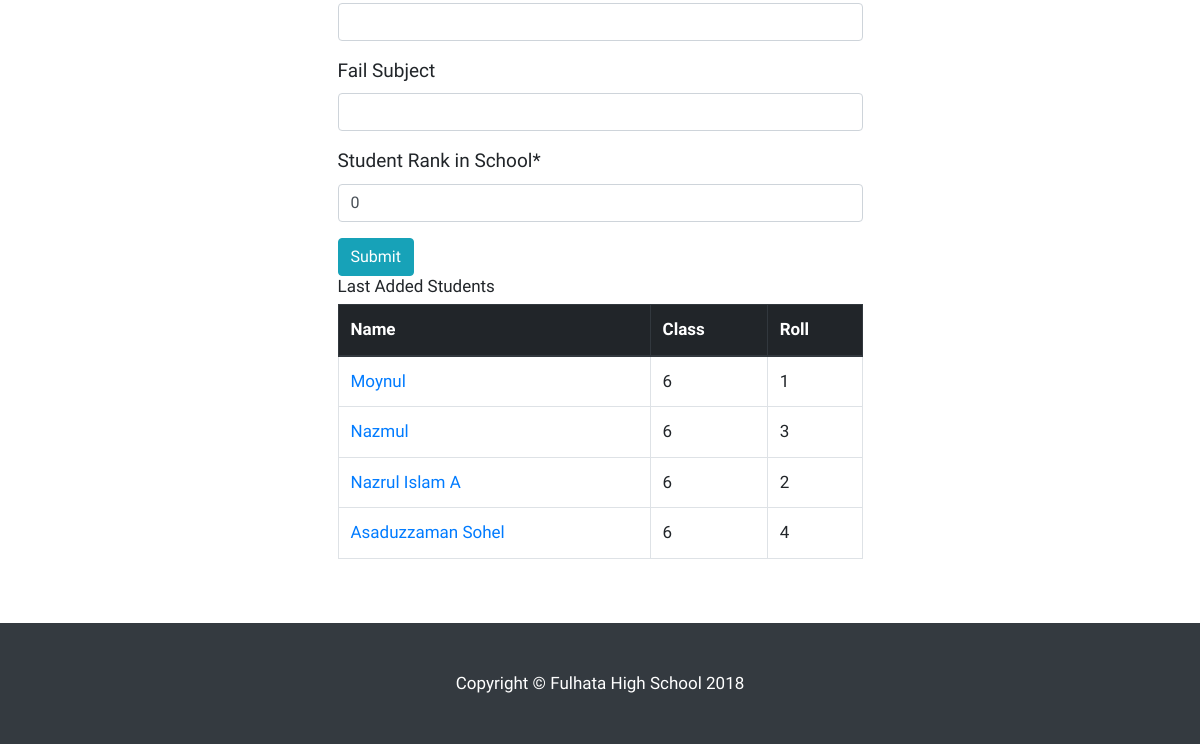
Page /results/student_add/ (signed in, lower part) on the earlier database version.
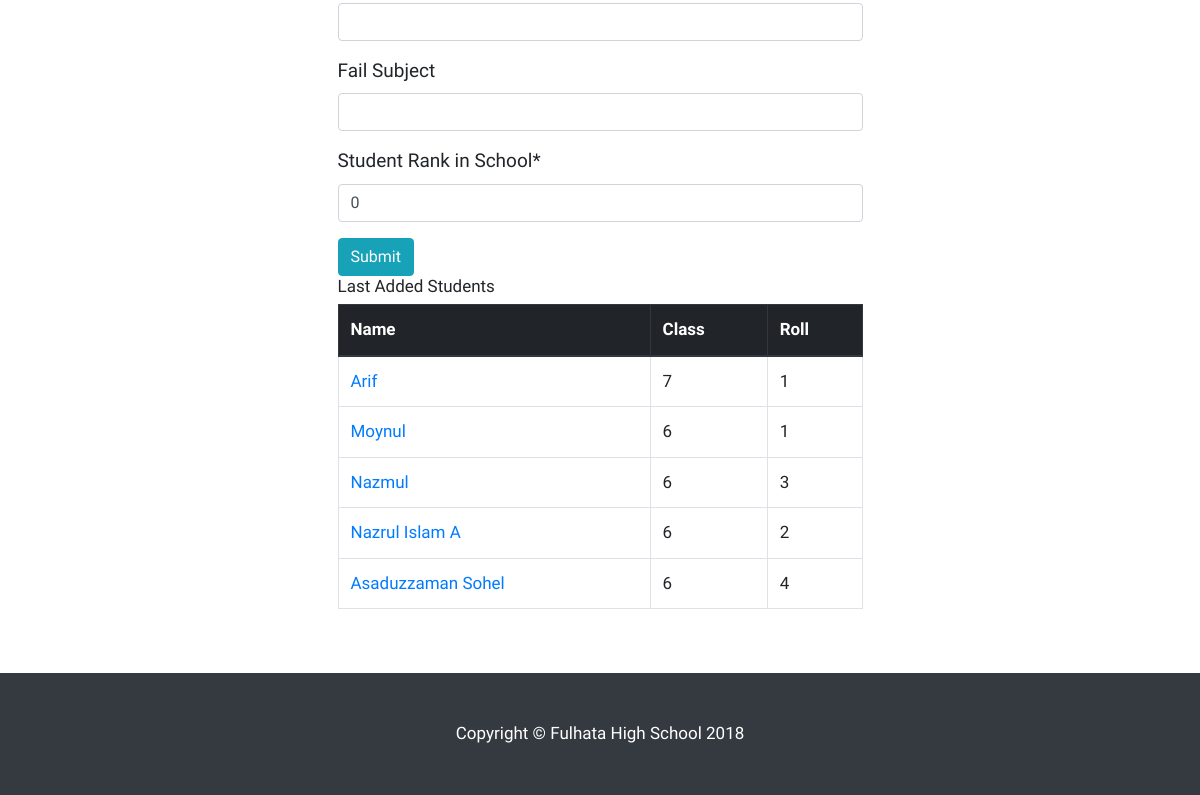
Same page on the later database version.
### results/models.py (models this page shows, shortened)
class StdCommon(models.Model):
    pub_date = models.DateTimeField(auto_now_add=True)
    update_date = models.DateTimeField(auto_now=True)

class StudentInfo(StdCommon):
    std_name = models.CharField('Student Name',max_length=100, help_text='Type only student Full Name like as Nazmul Islam or Nazrul Islam')
    std_class = models.CharField('Student Class',max_length=2, choices=STD_CLASS, default=6, help_text='Select a class')
    std_roll = models.IntegerField('Roll Number',help_text='Type Student Roll Number (Only Number)')
    std_group=models.CharField('Group', choices=STD_GROUP, max_length=1, default='G')
    std_gender=models.CharField('Gender', max_length=10, choices=STD_GENDER, default='MALE')
    std_subjects = models.ManyToManyField(StdSubject)
    std_total_marks = models.FloatField('Total Marks', default=0, blank=True, null=True)
    std_gpa = models.CharField('GPA', max_length=50,default='F', blank=True, null=True)
    std_grade_point_total_sum=models.FloatField('Total Avg Number per Subject', blank=True, null=True) # toal grade point sum
    std_grade_point_total_subject_avg = models.FloatField(
        'Total GPA', blank=True, null=True) #avg gradepoint
    std_fail_subject=models.IntegerField('Fail Subject', blank=True, null=True)
    rank=models.IntegerField('Student Rank in School',default=0)
    class Meta:
            verbose_name = ("Student Detail")
            verbose_name_plural = ("Student Detail's")
            ordering = ['std_roll']

### results/views.py (the view)
# urls.py: path('student_add/', StudentAdd.as_view(), name='std_add'),
class StudentAdd(LoginRequiredMixin, CreateView):
    form_class = AddStudentInfo
    template_name='results/std_add.html'
    success_url = reverse_lazy('std_add')
    login_url = 'login'
    def get_context_data(self, **kwargs):
        context = super(StudentAdd, self).get_context_data(**kwargs)
        context['std_all']=StudentInfo.objects.all().order_by('-pub_date')
        return context

### results/forms.py
class AddStudentInfo(forms.ModelForm):
    class Meta:
        model=StudentInfo
        fields=("__all__")

### results/models.py (called while the page is built)
    def __str__(self):
        return self.subject_type+' Code: '+self.subject_code+' - '+self.subject_name+' | class: '+self.subjet_class

### results/templates/results/std_add.html (shortened to what this page needs)
{% extends "results/base.html" %}
{% load crispy_forms_tags %}
{% block main_content %}
<div class="col-md-6 offset-md-3  centered">
    <form action="" method="POST">
        {{form|crispy}}
<input type="submit" value="Submit" class="btn btn-info">
    </form>
</div>
<div class="col-md-5 offset-md-3  centered">
    <h1>Last Added Students</h1>
</div>
<div class="col-md-6 offset-md-3  centered">
    <div>
<table class="table table-bordered">
            <thead class="thead-dark">
                <tr>
                    <th>Name</th>
                    <th>Class</th>
                    <th>Roll</th>
                </tr>
            </thead>
            <tbody>
            {% for std in std_all %}
                <tr>
                    <td>
                        <a href="{% url 'std_details' std.id %}">{{std.std_name}}</a>
                    </td>
                    <td>{{std.std_class}}</td>
                    <td>{{std.std_roll}}</td>
                </tr>
            {% endfor %}
            </tbody>
        </table>
    </div>
</div>
{% endblock %}

Differences in the rows shown:
added StudentInfo: std_name "Arif", std_class "7", std_roll "1"
